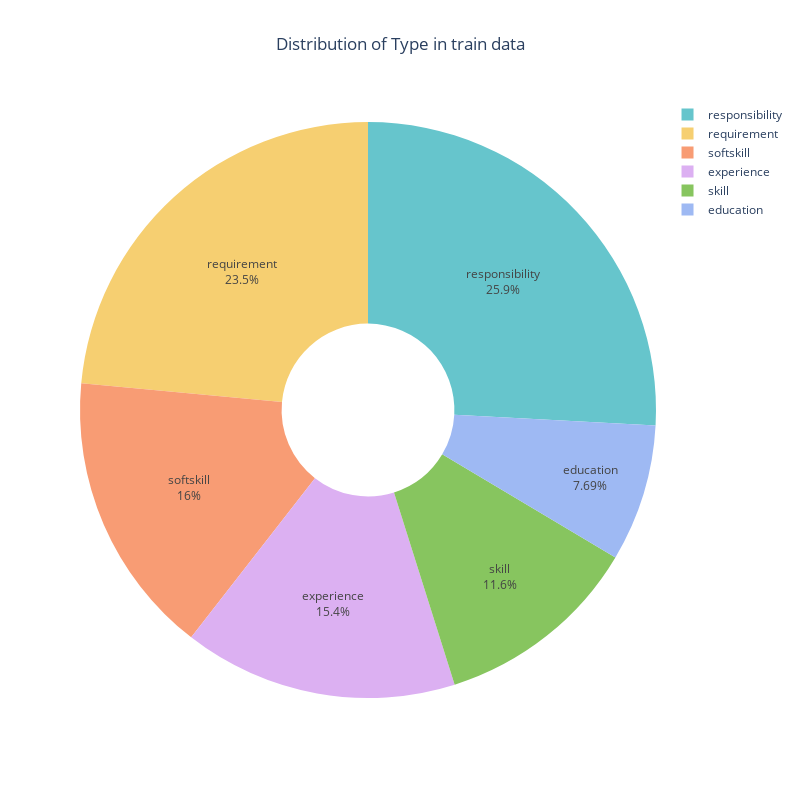

Notebook code cell kept with this figure:
### Markdown cell above
#### 2. Frekuensi tiap kategori

### Code cell
# Menghitung frekuensi setiap kategori pada kolom Type
type_freq = df_train_eda['Type'].value_counts()

# Membuat pie chart
fig = go.Figure(
    data=[go.Pie(
        labels=type_freq.index,
        values=type_freq.values,
        hole=.3,
        marker_colors=px.colors.qualitative.Pastel
    )])

# Menambahkan label dalam bentuk persentase
fig.update_traces(textinfo='percent+label')

# Menambahkan judul dan mengatur ukuran
fig.update_layout(
    title_text='Distribution of Type in train data',
    title_x=0.5,
    width=800,
    height=800
)

### Figure 1 — Plotly figure (JSON) as saved in the notebook; plotly's stock layout.template omitted (floating-point values rounded to 4 significant figures)
{"data": [{"hole": 0.3, "labels": ["responsibility", "requirement", "softskill", "experience", "skill", "education"], "marker": {"colors": ["rgb(102, 197, 204)", "rgb(246, 207, 113)", "rgb(248, 156, 116)", "rgb(220, 176, 242)", "rgb(135, 197, 95)", "rgb(158, 185, 243)", "rgb(254, 136, 177)", "rgb(201, 219, 116)", "rgb(139, 224, 164)", "rgb(180, 151, 231)", "rgb(179, 179, 179)"]}, "textinfo": "percent+label", "type": "pie", "values": [15257, 13878, 9416, 9078, 6833, 4540]}], "layout": {"height": 800, "title": {"text": "Distribution of Type in train data", "x": 0.5}, "width": 800}}
